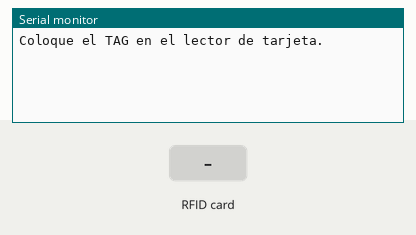
Simulated run of this sketch. Board: Arduino Uno, built with avr-gcc and run on an emulated ATmega328P. Shown: the last lines printed to the serial monitor. The inputs (shaded band) are chosen by the test bench.

Above: at 1.2 s.
1.3 s: RFID card CA 04 1F CE held to the reader
At 2.1 s:
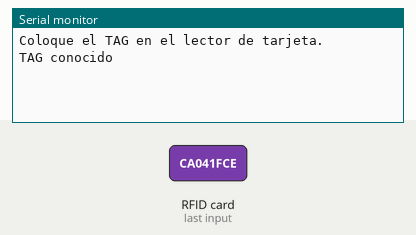
3.1 s: RFID card 5E 7A 19 C4 held to the reader
At 4.0 s:
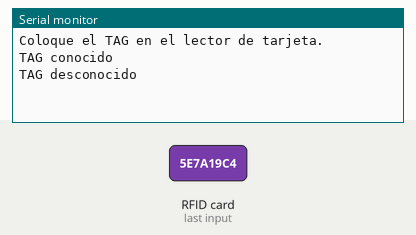

Measured:
- after the input at 1.3 s, the serial monitor: prints a new line after 0.33 s (image 1)
- after the input at 3.1 s, the serial monitor: prints a new line after 0.08 s (image 2)

The sketch:

Lector-de-tarjeta-RFID_RC522-con-Arduino.ino
```cpp
/*
  Created by TEOS
  Domotic with Arduino https://goo.gl/btZpjs
  YouTube https://goo.gl/k7TUSZ
  Instagram https://goo.gl/zEIjia
  Facebook https://goo.gl/eivraR
  Twitter https://goo.gl/du5Wgn
  Github https://goo.gl/Xl5IiS
  WEB https://www.proyecto-teos.com
*/

#include <SPI.h>
#include <MFRC522.h> //https://github.com/miguelbalboa/rfid

MFRC522 mrfInstanceT(10, 9);
uint8_t myTagIDT[4] = {0xCA, 0x04, 0x1F, 0xCE};
String resultSerialT;

void setup() {
  Serial.begin(9600);
  SPI.begin();
  mrfInstanceT.PCD_Init();
  resultSerialT = "Coloque el TAG en el lector de tarjeta.";
  Serial.println(resultSerialT);
}

void loop() {
  if (mrfInstanceT.PICC_IsNewCardPresent()) {
    if (mrfInstanceT.PICC_ReadCardSerial()) {
      resultSerialT = (comparisonTagT(mrfInstanceT.uid.uidByte, myTagIDT, 4)) ? "TAG conocido" : "TAG desconocido";
      Serial.println(resultSerialT);
      mrfInstanceT.PICC_HaltA();
    }
  }
  delay(500);
}

bool comparisonTagT(uint8_t* incomingTagT, uint8_t* currentTagT, uint8_t length) {
  for (uint8_t indexT = 0; indexT < length; indexT++) {
    if (incomingTagT[indexT] != currentTagT[indexT])
      return false;
  }
  return true;
}
```
